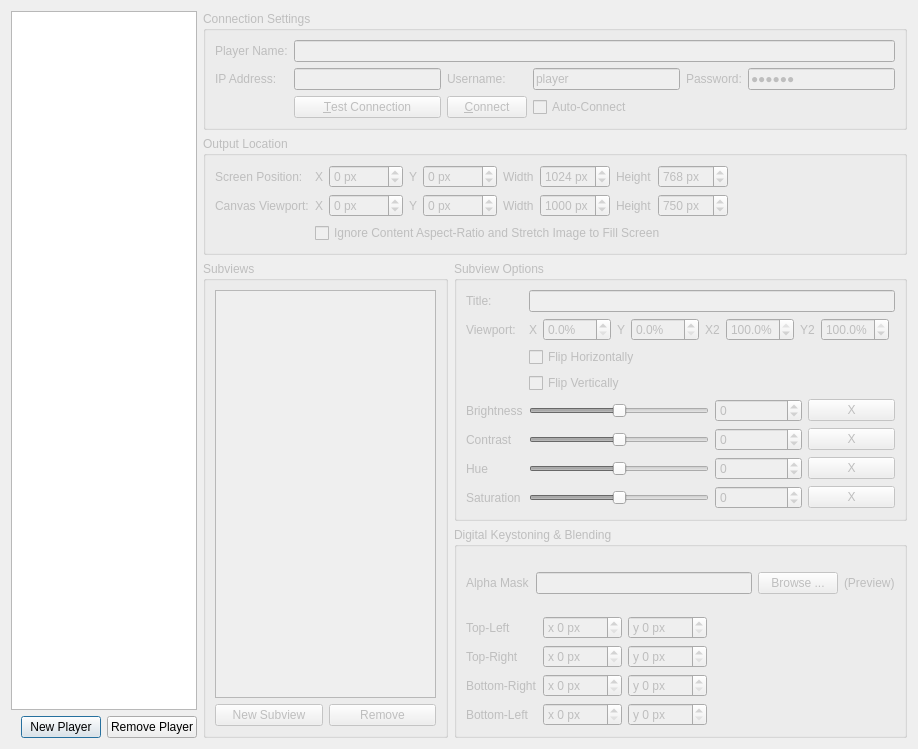
<?xml version="1.0" encoding="UTF-8"?>
<ui version="4.0">
 <class>PlayerSetupDialog</class>
 <widget class="QDialog" name="PlayerSetupDialog">
  <property name="geometry">
   <rect>
    <x>0</x>
    <y>0</y>
    <width>918</width>
    <height>749</height>
   </rect>
  </property>
  <property name="windowTitle">
   <string>Dialog</string>
  </property>
  <layout class="QHBoxLayout" name="horizontalLayout_9">
   <item>
    <layout class="QVBoxLayout" name="verticalLayout_3">
     <item>
      <widget class="QListView" name="playerListview"/>
     </item>
     <item>
      <layout class="QHBoxLayout" name="horizontalLayout_4">
       <item>
        <spacer name="horizontalSpacer_3">
         <property name="orientation">
          <enum>Qt::Horizontal</enum>
         </property>
         <property name="sizeHint" stdset="0">
          <size>
           <width>40</width>
           <height>20</height>
          </size>
         </property>
        </spacer>
       </item>
       <item>
        <widget class="QPushButton" name="addPlayerBtn">
         <property name="text">
          <string>New Player</string>
         </property>
        </widget>
       </item>
       <item>
        <widget class="QPushButton" name="removePlayerBtn">
         <property name="text">
          <string>Remove Player</string>
         </property>
        </widget>
       </item>
      </layout>
     </item>
    </layout>
   </item>
   <item>
    <layout class="QVBoxLayout" name="verticalLayout_6">
     <item>
      <widget class="QGroupBox" name="boxConnection">
       <property name="enabled">
        <bool>false</bool>
       </property>
       <property name="title">
        <string>Connection Settings</string>
       </property>
       <layout class="QVBoxLayout" name="verticalLayout_2">
        <item>
         <layout class="QGridLayout" name="gridLayout_5">
          <item row="0" column="0">
           <widget class="QLabel" name="label">
            <property name="text">
             <string>Player Name:</string>
            </property>
            <property name="buddy">
             <cstring>playerName</cstring>
            </property>
           </widget>
          </item>
          <item row="0" column="1" colspan="5">
           <widget class="QLineEdit" name="playerName"/>
          </item>
          <item row="1" column="0">
           <widget class="QLabel" name="label_2">
            <property name="text">
             <string>IP Address:</string>
            </property>
            <property name="buddy">
             <cstring>playerHost</cstring>
            </property>
           </widget>
          </item>
          <item row="1" column="1">
           <widget class="QLineEdit" name="playerHost"/>
          </item>
          <item row="1" column="2">
           <widget class="QLabel" name="label_3">
            <property name="text">
             <string>Username:</string>
            </property>
            <property name="buddy">
             <cstring>playerUser</cstring>
            </property>
           </widget>
          </item>
          <item row="1" column="3">
           <widget class="QLineEdit" name="playerUser">
            <property name="text">
             <string>player</string>
            </property>
           </widget>
          </item>
          <item row="1" column="4">
           <widget class="QLabel" name="label_4">
            <property name="text">
             <string>Password:</string>
            </property>
            <property name="buddy">
             <cstring>playerPass</cstring>
            </property>
           </widget>
          </item>
          <item row="1" column="5">
           <widget class="QLineEdit" name="playerPass">
            <property name="text">
             <string>player</string>
            </property>
            <property name="echoMode">
             <enum>QLineEdit::PasswordEchoOnEdit</enum>
            </property>
           </widget>
          </item>
          <item row="2" column="4" colspan="2">
           <widget class="QLabel" name="connectionTestResults">
            <property name="text">
             <string/>
            </property>
           </widget>
          </item>
          <item row="2" column="3">
           <widget class="QCheckBox" name="autoconnectBox">
            <property name="text">
             <string>Auto-Connect</string>
            </property>
           </widget>
          </item>
          <item row="2" column="2">
           <widget class="QPushButton" name="connectBtn">
            <property name="text">
             <string>&amp;Connect</string>
            </property>
           </widget>
          </item>
          <item row="2" column="1">
           <widget class="QPushButton" name="testConnectionBtn">
            <property name="text">
             <string>&amp;Test Connection</string>
            </property>
           </widget>
          </item>
         </layout>
        </item>
       </layout>
      </widget>
     </item>
     <item>
      <widget class="QGroupBox" name="boxOutput">
       <property name="enabled">
        <bool>false</bool>
       </property>
       <property name="title">
        <string>Output Location</string>
       </property>
       <layout class="QGridLayout" name="gridLayout_2">
        <item row="0" column="0">
         <widget class="QLabel" name="label_5">
          <property name="text">
           <string>Screen Position:</string>
          </property>
          <property name="buddy">
           <cstring>outputX</cstring>
          </property>
         </widget>
        </item>
        <item row="0" column="1">
         <layout class="QHBoxLayout" name="horizontalLayout">
          <item>
           <widget class="QLabel" name="label_6">
            <property name="text">
             <string>X</string>
            </property>
            <property name="buddy">
             <cstring>outputX</cstring>
            </property>
           </widget>
          </item>
          <item>
           <widget class="QSpinBox" name="outputX">
            <property name="suffix">
             <string> px</string>
            </property>
            <property name="prefix">
             <string/>
            </property>
            <property name="minimum">
             <number>-9999</number>
            </property>
            <property name="maximum">
             <number>9999</number>
            </property>
           </widget>
          </item>
          <item>
           <widget class="QLabel" name="label_7">
            <property name="text">
             <string>Y</string>
            </property>
            <property name="buddy">
             <cstring>outputY</cstring>
            </property>
           </widget>
          </item>
          <item>
           <widget class="QSpinBox" name="outputY">
            <property name="suffix">
             <string> px</string>
            </property>
            <property name="minimum">
             <number>-9999</number>
            </property>
            <property name="maximum">
             <number>9999</number>
            </property>
           </widget>
          </item>
          <item>
           <widget class="QLabel" name="label_8">
            <property name="text">
             <string>Width</string>
            </property>
            <property name="buddy">
             <cstring>outputWidth</cstring>
            </property>
           </widget>
          </item>
          <item>
           <widget class="QSpinBox" name="outputWidth">
            <property name="suffix">
             <string> px</string>
            </property>
            <property name="minimum">
             <number>0</number>
            </property>
            <property name="maximum">
             <number>9999</number>
            </property>
            <property name="value">
             <number>1024</number>
            </property>
           </widget>
          </item>
          <item>
           <widget class="QLabel" name="label_9">
            <property name="text">
             <string>Height</string>
            </property>
            <property name="buddy">
             <cstring>outputHeight</cstring>
            </property>
           </widget>
          </item>
          <item>
           <widget class="QSpinBox" name="outputHeight">
            <property name="suffix">
             <string> px</string>
            </property>
            <property name="minimum">
             <number>0</number>
            </property>
            <property name="maximum">
             <number>9999</number>
            </property>
            <property name="value">
             <number>768</number>
            </property>
           </widget>
          </item>
          <item>
           <spacer name="horizontalSpacer">
            <property name="orientation">
             <enum>Qt::Horizontal</enum>
            </property>
            <property name="sizeHint" stdset="0">
             <size>
              <width>40</width>
              <height>20</height>
             </size>
            </property>
           </spacer>
          </item>
         </layout>
        </item>
        <item row="1" column="0">
         <widget class="QLabel" name="label_28">
          <property name="text">
           <string>Canvas Viewport:</string>
          </property>
          <property name="buddy">
           <cstring>outputX</cstring>
          </property>
         </widget>
        </item>
        <item row="1" column="1">
         <layout class="QHBoxLayout" name="horizontalLayout_6">
          <item>
           <widget class="QLabel" name="label_19">
            <property name="text">
             <string>X</string>
            </property>
            <property name="buddy">
             <cstring>subviewViewportX</cstring>
            </property>
           </widget>
          </item>
          <item>
           <widget class="QSpinBox" name="viewportX">
            <property name="suffix">
             <string> px</string>
            </property>
            <property name="minimum">
             <number>-9999</number>
            </property>
            <property name="maximum">
             <number>9999</number>
            </property>
           </widget>
          </item>
          <item>
           <widget class="QLabel" name="label_25">
            <property name="text">
             <string>Y</string>
            </property>
            <property name="buddy">
             <cstring>subviewViewportY</cstring>
            </property>
           </widget>
          </item>
          <item>
           <widget class="QSpinBox" name="viewportY">
            <property name="suffix">
             <string> px</string>
            </property>
            <property name="minimum">
             <number>-9999</number>
            </property>
            <property name="maximum">
             <number>9999</number>
            </property>
           </widget>
          </item>
          <item>
           <widget class="QLabel" name="label_26">
            <property name="text">
             <string>Width</string>
            </property>
            <property name="buddy">
             <cstring>subviewViewportX2</cstring>
            </property>
           </widget>
          </item>
          <item>
           <widget class="QSpinBox" name="viewportWidth">
            <property name="suffix">
             <string> px</string>
            </property>
            <property name="minimum">
             <number>0</number>
            </property>
            <property name="maximum">
             <number>9999</number>
            </property>
            <property name="value">
             <number>1000</number>
            </property>
           </widget>
          </item>
          <item>
           <widget class="QLabel" name="label_27">
            <property name="text">
             <string>Height</string>
            </property>
            <property name="buddy">
             <cstring>subviewViewportY2</cstring>
            </property>
           </widget>
          </item>
          <item>
           <widget class="QSpinBox" name="viewportHeight">
            <property name="suffix">
             <string> px</string>
            </property>
            <property name="maximum">
             <number>9999</number>
            </property>
            <property name="value">
             <number>750</number>
            </property>
           </widget>
          </item>
          <item>
           <spacer name="horizontalSpacer_4">
            <property name="orientation">
             <enum>Qt::Horizontal</enum>
            </property>
            <property name="sizeHint" stdset="0">
             <size>
              <width>40</width>
              <height>20</height>
             </size>
            </property>
           </spacer>
          </item>
         </layout>
        </item>
        <item row="2" column="1">
         <widget class="QCheckBox" name="optIgnoreAR">
          <property name="text">
           <string>Ignore Content Aspect-Ratio and Stretch Image to Fill Screen</string>
          </property>
         </widget>
        </item>
       </layout>
      </widget>
     </item>
     <item>
      <layout class="QHBoxLayout" name="horizontalLayout_8">
       <item>
        <widget class="QGroupBox" name="boxSubviews">
         <property name="enabled">
          <bool>false</bool>
         </property>
         <property name="title">
          <string>Subviews</string>
         </property>
         <layout class="QVBoxLayout" name="verticalLayout_4">
          <item>
           <widget class="QListView" name="subviewListview"/>
          </item>
          <item>
           <layout class="QHBoxLayout" name="horizontalLayout_7">
            <item>
             <widget class="QPushButton" name="newSubviewBtn">
              <property name="text">
               <string>New Subview</string>
              </property>
             </widget>
            </item>
            <item>
             <widget class="QPushButton" name="delSubviewBtn">
              <property name="text">
               <string>Remove</string>
              </property>
             </widget>
            </item>
           </layout>
          </item>
         </layout>
        </widget>
       </item>
       <item>
        <layout class="QVBoxLayout" name="verticalLayout_5">
         <item>
          <widget class="QGroupBox" name="boxSubviewOpts">
           <property name="enabled">
            <bool>false</bool>
           </property>
           <property name="title">
            <string>Subview Options</string>
           </property>
           <layout class="QGridLayout" name="gridLayout_3">
            <item row="1" column="0">
             <widget class="QLabel" name="label_14">
              <property name="text">
               <string>Viewport:</string>
              </property>
             </widget>
            </item>
            <item row="5" column="0">
             <widget class="QLabel" name="label_21">
              <property name="sizePolicy">
               <sizepolicy hsizetype="Preferred" vsizetype="Preferred">
                <horstretch>0</horstretch>
                <verstretch>0</verstretch>
               </sizepolicy>
              </property>
              <property name="text">
               <string>Brightness</string>
              </property>
              <property name="buddy">
               <cstring>subviewBrightnessSlider</cstring>
              </property>
             </widget>
            </item>
            <item row="5" column="1" colspan="2">
             <widget class="QSlider" name="subviewBrightnessSlider">
              <property name="minimum">
               <number>-100</number>
              </property>
              <property name="maximum">
               <number>100</number>
              </property>
              <property name="orientation">
               <enum>Qt::Horizontal</enum>
              </property>
             </widget>
            </item>
            <item row="5" column="3">
             <widget class="QSpinBox" name="subviewBrightnessBox">
              <property name="minimum">
               <number>-100</number>
              </property>
              <property name="maximum">
               <number>100</number>
              </property>
             </widget>
            </item>
            <item row="6" column="0">
             <widget class="QLabel" name="label_22">
              <property name="text">
               <string>Contrast</string>
              </property>
              <property name="buddy">
               <cstring>subviewContrastSlider</cstring>
              </property>
             </widget>
            </item>
            <item row="6" column="1" colspan="2">
             <widget class="QSlider" name="subviewContrastSlider">
              <property name="minimum">
               <number>-100</number>
              </property>
              <property name="maximum">
               <number>100</number>
              </property>
              <property name="orientation">
               <enum>Qt::Horizontal</enum>
              </property>
             </widget>
            </item>
            <item row="6" column="3">
             <widget class="QSpinBox" name="subviewContrastBox">
              <property name="minimum">
               <number>-100</number>
              </property>
              <property name="maximum">
               <number>100</number>
              </property>
             </widget>
            </item>
            <item row="7" column="0">
             <widget class="QLabel" name="label_23">
              <property name="text">
               <string>Hue</string>
              </property>
              <property name="buddy">
               <cstring>subviewHueSlider</cstring>
              </property>
             </widget>
            </item>
            <item row="7" column="1" colspan="2">
             <widget class="QSlider" name="subviewHueSlider">
              <property name="minimum">
               <number>-100</number>
              </property>
              <property name="maximum">
               <number>100</number>
              </property>
              <property name="orientation">
               <enum>Qt::Horizontal</enum>
              </property>
             </widget>
            </item>
            <item row="7" column="3">
             <widget class="QSpinBox" name="subviewHueBox">
              <property name="minimum">
               <number>-100</number>
              </property>
              <property name="maximum">
               <number>100</number>
              </property>
             </widget>
            </item>
            <item row="8" column="0">
             <widget class="QLabel" name="label_24">
              <property name="text">
               <string>Saturation</string>
              </property>
              <property name="buddy">
               <cstring>subviewSaturationSlider</cstring>
              </property>
             </widget>
            </item>
            <item row="8" column="1" colspan="2">
             <widget class="QSlider" name="subviewSaturationSlider">
              <property name="minimum">
               <number>-100</number>
              </property>
              <property name="maximum">
               <number>100</number>
              </property>
              <property name="orientation">
               <enum>Qt::Horizontal</enum>
              </property>
             </widget>
            </item>
            <item row="8" column="3">
             <widget class="QSpinBox" name="subviewSaturationBox">
              <property name="minimum">
               <number>-100</number>
              </property>
              <property name="maximum">
               <number>100</number>
              </property>
             </widget>
            </item>
            <item row="1" column="1" colspan="4">
             <layout class="QHBoxLayout" name="horizontalLayout_2">
              <item>
               <widget class="QLabel" name="label_10">
                <property name="text">
                 <string>X</string>
                </property>
               </widget>
              </item>
              <item>
               <widget class="QDoubleSpinBox" name="subviewViewportX">
                <property name="suffix">
                 <string>%</string>
                </property>
                <property name="decimals">
                 <number>1</number>
                </property>
                <property name="maximum">
                 <double>100.000000000000000</double>
                </property>
                <property name="singleStep">
                 <double>25.000000000000000</double>
                </property>
               </widget>
              </item>
              <item>
               <widget class="QLabel" name="label_11">
                <property name="text">
                 <string>Y</string>
                </property>
               </widget>
              </item>
              <item>
               <widget class="QDoubleSpinBox" name="subviewViewportY">
                <property name="suffix">
                 <string>%</string>
                </property>
                <property name="decimals">
                 <number>1</number>
                </property>
                <property name="maximum">
                 <double>100.000000000000000</double>
                </property>
                <property name="singleStep">
                 <double>25.000000000000000</double>
                </property>
               </widget>
              </item>
              <item>
               <widget class="QLabel" name="label_12">
                <property name="text">
                 <string>X2</string>
                </property>
               </widget>
              </item>
              <item>
               <widget class="QDoubleSpinBox" name="subviewViewportX2">
                <property name="suffix">
                 <string>%</string>
                </property>
                <property name="decimals">
                 <number>1</number>
                </property>
                <property name="maximum">
                 <double>100.000000000000000</double>
                </property>
                <property name="singleStep">
                 <double>25.000000000000000</double>
                </property>
                <property name="value">
                 <double>100.000000000000000</double>
                </property>
               </widget>
              </item>
              <item>
               <widget class="QLabel" name="label_13">
                <property name="text">
                 <string>Y2</string>
                </property>
               </widget>
              </item>
              <item>
               <widget class="QDoubleSpinBox" name="subviewViewportY2">
                <property name="suffix">
                 <string>%</string>
                </property>
                <property name="decimals">
                 <number>1</number>
                </property>
                <property name="maximum">
                 <double>100.000000000000000</double>
                </property>
                <property name="singleStep">
                 <double>25.000000000000000</double>
                </property>
                <property name="value">
                 <double>100.000000000000000</double>
                </property>
               </widget>
              </item>
              <item>
               <spacer name="horizontalSpacer_2">
                <property name="orientation">
                 <enum>Qt::Horizontal</enum>
                </property>
                <property name="sizeHint" stdset="0">
                 <size>
                  <width>40</width>
                  <height>20</height>
                 </size>
                </property>
               </spacer>
              </item>
             </layout>
            </item>
            <item row="3" column="1" colspan="2">
             <widget class="QCheckBox" name="optFlipV">
              <property name="text">
               <string>Flip Vertically</string>
              </property>
             </widget>
            </item>
            <item row="2" column="1" colspan="2">
             <widget class="QCheckBox" name="optFlipH">
              <property name="text">
               <string>Flip Horizontally</string>
              </property>
             </widget>
            </item>
            <item row="0" column="1" colspan="4">
             <widget class="QLineEdit" name="subviewTitle"/>
            </item>
            <item row="0" column="0">
             <widget class="QLabel" name="label_29">
              <property name="text">
               <string>Title:</string>
              </property>
             </widget>
            </item>
            <item row="5" column="4">
             <widget class="QPushButton" name="brightnessResetBtn">
              <property name="text">
               <string>X</string>
              </property>
             </widget>
            </item>
            <item row="6" column="4">
             <widget class="QPushButton" name="contrastResetBtn">
              <property name="text">
               <string>X</string>
              </property>
             </widget>
            </item>
            <item row="7" column="4">
             <widget class="QPushButton" name="hueResetBtn">
              <property name="text">
               <string>X</string>
              </property>
             </widget>
            </item>
            <item row="8" column="4">
             <widget class="QPushButton" name="saturationResetBtn">
              <property name="text">
               <string>X</string>
              </property>
             </widget>
            </item>
           </layout>
          </widget>
         </item>
         <item>
          <widget class="QGroupBox" name="boxKeystone">
           <property name="enabled">
            <bool>false</bool>
           </property>
           <property name="title">
            <string>Digital Keystoning &amp;&amp; Blending</string>
           </property>
           <layout class="QVBoxLayout" name="verticalLayout">
            <item>
             <layout class="QHBoxLayout" name="horizontalLayout_3">
              <item>
               <widget class="QLabel" name="label_20">
                <property name="text">
                 <string>Alpha Mask</string>
                </property>
                <property name="buddy">
                 <cstring>alphaMaskFile</cstring>
                </property>
               </widget>
              </item>
              <item>
               <widget class="QLineEdit" name="alphaMaskFile"/>
              </item>
              <item>
               <widget class="QPushButton" name="aphaMaskBrowseBtn">
                <property name="text">
                 <string>Browse ...</string>
                </property>
               </widget>
              </item>
              <item>
               <widget class="QLabel" name="alphaMaskPreview">
                <property name="text">
                 <string>(Preview)</string>
                </property>
               </widget>
              </item>
             </layout>
            </item>
            <item>
             <layout class="QHBoxLayout" name="horizontalLayout_5">
              <item>
               <layout class="QGridLayout" name="gridLayout">
                <item row="0" column="0">
                 <widget class="QLabel" name="label_15">
                  <property name="text">
                   <string>Top-Left</string>
                  </property>
                 </widget>
                </item>
                <item row="0" column="1">
                 <widget class="QSpinBox" name="keyTLx">
                  <property name="suffix">
                   <string> px</string>
                  </property>
                  <property name="prefix">
                   <string>x </string>
                  </property>
                  <property name="maximum">
                   <number>999</number>
                  </property>
                 </widget>
                </item>
                <item row="0" column="2">
                 <widget class="QSpinBox" name="keyTLy">
                  <property name="suffix">
                   <string> px</string>
                  </property>
                  <property name="prefix">
                   <string>y </string>
                  </property>
                  <property name="maximum">
                   <number>999</number>
                  </property>
                 </widget>
                </item>
                <item row="1" column="0">
                 <widget class="QLabel" name="label_16">
                  <property name="text">
                   <string>Top-Right</string>
                  </property>
                 </widget>
                </item>
                <item row="1" column="1">
                 <widget class="QSpinBox" name="keyTRx">
                  <property name="suffix">
                   <string> px</string>
                  </property>
                  <property name="prefix">
                   <string>x </string>
                  </property>
                  <property name="minimum">
                   <number>0</number>
                  </property>
                  <property name="maximum">
                   <number>9999</number>
                  </property>
                 </widget>
                </item>
                <item row="1" column="2">
                 <widget class="QSpinBox" name="keyTRy">
                  <property name="suffix">
                   <string> px</string>
                  </property>
                  <property name="prefix">
                   <string>y </string>
                  </property>
                  <property name="minimum">
                   <number>0</number>
                  </property>
                  <property name="maximum">
                   <number>9999</number>
                  </property>
                 </widget>
                </item>
                <item row="2" column="0">
                 <widget class="QLabel" name="label_17">
                  <property name="text">
                   <string>Bottom-Right</string>
                  </property>
                 </widget>
                </item>
                <item row="2" column="1">
                 <widget class="QSpinBox" name="keyBRx">
                  <property name="suffix">
                   <string> px</string>
                  </property>
                  <property name="prefix">
                   <string>x </string>
                  </property>
                  <property name="minimum">
                   <number>0</number>
                  </property>
                  <property name="maximum">
                   <number>9999</number>
                  </property>
                 </widget>
                </item>
                <item row="2" column="2">
                 <widget class="QSpinBox" name="keyBRy">
                  <property name="suffix">
                   <string> px</string>
                  </property>
                  <property name="prefix">
                   <string>y </string>
                  </property>
                  <property name="minimum">
                   <number>0</number>
                  </property>
                  <property name="maximum">
                   <number>9999</number>
                  </property>
                 </widget>
                </item>
                <item row="3" column="0">
                 <widget class="QLabel" name="label_18">
                  <property name="text">
                   <string>Bottom-Left</string>
                  </property>
                 </widget>
                </item>
                <item row="3" column="1">
                 <widget class="QSpinBox" name="keyBLx">
                  <property name="suffix">
                   <string> px</string>
                  </property>
                  <property name="prefix">
                   <string>x </string>
                  </property>
                  <property name="maximum">
                   <number>9999</number>
                  </property>
                 </widget>
                </item>
                <item row="3" column="2">
                 <widget class="QSpinBox" name="keyBLy">
                  <property name="suffix">
                   <string> px</string>
                  </property>
                  <property name="prefix">
                   <string>y </string>
                  </property>
                  <property name="minimum">
                   <number>0</number>
                  </property>
                  <property name="maximum">
                   <number>9999</number>
                  </property>
                 </widget>
                </item>
               </layout>
              </item>
              <item>
               <widget class="KeystonePointsEditor" name="keystoneEditor" native="true">
                <property name="minimumSize">
                 <size>
                  <width>100</width>
                  <height>0</height>
                 </size>
                </property>
               </widget>
              </item>
             </layout>
            </item>
           </layout>
          </widget>
         </item>
        </layout>
       </item>
      </layout>
     </item>
    </layout>
   </item>
  </layout>
 </widget>
 <customwidgets>
  <customwidget>
   <class>KeystonePointsEditor</class>
   <extends>QWidget</extends>
   <header>../KeystonePointsEditor.h</header>
   <container>1</container>
  </customwidget>
 </customwidgets>
 <resources/>
 <connections>
  <connection>
   <sender>subviewBrightnessSlider</sender>
   <signal>valueChanged(int)</signal>
   <receiver>subviewBrightnessBox</receiver>
   <slot>setValue(int)</slot>
   <hints>
    <hint type="sourcelabel">
     <x>797</x>
     <y>450</y>
    </hint>
    <hint type="destinationlabel">
     <x>849</x>
     <y>446</y>
    </hint>
   </hints>
  </connection>
  <connection>
   <sender>subviewBrightnessBox</sender>
   <signal>valueChanged(int)</signal>
   <receiver>subviewBrightnessSlider</receiver>
   <slot>setValue(int)</slot>
   <hints>
    <hint type="sourcelabel">
     <x>864</x>
     <y>446</y>
    </hint>
    <hint type="destinationlabel">
     <x>807</x>
     <y>453</y>
    </hint>
   </hints>
  </connection>
  <connection>
   <sender>subviewContrastSlider</sender>
   <signal>valueChanged(int)</signal>
   <receiver>subviewContrastBox</receiver>
   <slot>setValue(int)</slot>
   <hints>
    <hint type="sourcelabel">
     <x>748</x>
     <y>489</y>
    </hint>
    <hint type="destinationlabel">
     <x>878</x>
     <y>491</y>
    </hint>
   </hints>
  </connection>
  <connection>
   <sender>subviewContrastBox</sender>
   <signal>valueChanged(int)</signal>
   <receiver>subviewContrastSlider</receiver>
   <slot>setValue(int)</slot>
   <hints>
    <hint type="sourcelabel">
     <x>862</x>
     <y>489</y>
    </hint>
    <hint type="destinationlabel">
     <x>786</x>
     <y>485</y>
    </hint>
   </hints>
  </connection>
  <connection>
   <sender>subviewHueSlider</sender>
   <signal>valueChanged(int)</signal>
   <receiver>subviewHueBox</receiver>
   <slot>setValue(int)</slot>
   <hints>
    <hint type="sourcelabel">
     <x>718</x>
     <y>522</y>
    </hint>
    <hint type="destinationlabel">
     <x>859</x>
     <y>524</y>
    </hint>
   </hints>
  </connection>
  <connection>
   <sender>subviewHueBox</sender>
   <signal>valueChanged(int)</signal>
   <receiver>subviewHueSlider</receiver>
   <slot>setValue(int)</slot>
   <hints>
    <hint type="sourcelabel">
     <x>835</x>
     <y>524</y>
    </hint>
    <hint type="destinationlabel">
     <x>799</x>
     <y>524</y>
    </hint>
   </hints>
  </connection>
  <connection>
   <sender>subviewSaturationSlider</sender>
   <signal>valueChanged(int)</signal>
   <receiver>subviewSaturationBox</receiver>
   <slot>setValue(int)</slot>
   <hints>
    <hint type="sourcelabel">
     <x>772</x>
     <y>556</y>
    </hint>
    <hint type="destinationlabel">
     <x>853</x>
     <y>561</y>
    </hint>
   </hints>
  </connection>
  <connection>
   <sender>subviewSaturationBox</sender>
   <signal>valueChanged(int)</signal>
   <receiver>subviewSaturationSlider</receiver>
   <slot>setValue(int)</slot>
   <hints>
    <hint type="sourcelabel">
     <x>856</x>
     <y>559</y>
    </hint>
    <hint type="destinationlabel">
     <x>785</x>
     <y>562</y>
    </hint>
   </hints>
  </connection>
 </connections>
</ui>
